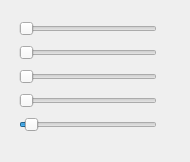
<?xml version="1.0" encoding="UTF-8"?>
<ui version="4.0">
 <class>passionfacade</class>
 <widget class="QWidget" name="passionfacade">
  <property name="geometry">
   <rect>
    <x>0</x>
    <y>0</y>
    <width>190</width>
    <height>162</height>
   </rect>
  </property>
  <property name="windowTitle">
   <string>passionfacade</string>
  </property>
  <widget class="QWidget" name="verticalLayoutWidget">
   <property name="geometry">
    <rect>
     <x>8</x>
     <y>7</y>
     <width>160</width>
     <height>143</height>
    </rect>
   </property>
   <layout class="QVBoxLayout" name="sliderset">
    <item>
     <widget class="QSlider" name="upperx">
      <property name="maximum">
       <number>200</number>
      </property>
      <property name="orientation">
       <enum>Qt::Horizontal</enum>
      </property>
     </widget>
    </item>
    <item>
     <widget class="QSlider" name="lowerx">
      <property name="maximum">
       <number>200</number>
      </property>
      <property name="orientation">
       <enum>Qt::Horizontal</enum>
      </property>
     </widget>
    </item>
    <item>
     <widget class="QSlider" name="upperz">
      <property name="maximum">
       <number>1000</number>
      </property>
      <property name="orientation">
       <enum>Qt::Horizontal</enum>
      </property>
     </widget>
    </item>
    <item>
     <widget class="QSlider" name="angle">
      <property name="maximum">
       <number>360</number>
      </property>
      <property name="orientation">
       <enum>Qt::Horizontal</enum>
      </property>
     </widget>
    </item>
    <item>
     <widget class="QSlider" name="hbangle">
      <property name="maximum">
       <number>360</number>
      </property>
      <property name="value">
       <number>15</number>
      </property>
      <property name="orientation">
       <enum>Qt::Horizontal</enum>
      </property>
     </widget>
    </item>
   </layout>
  </widget>
 </widget>
 <layoutdefault spacing="6" margin="11"/>
 <resources/>
 <connections/>
</ui>
